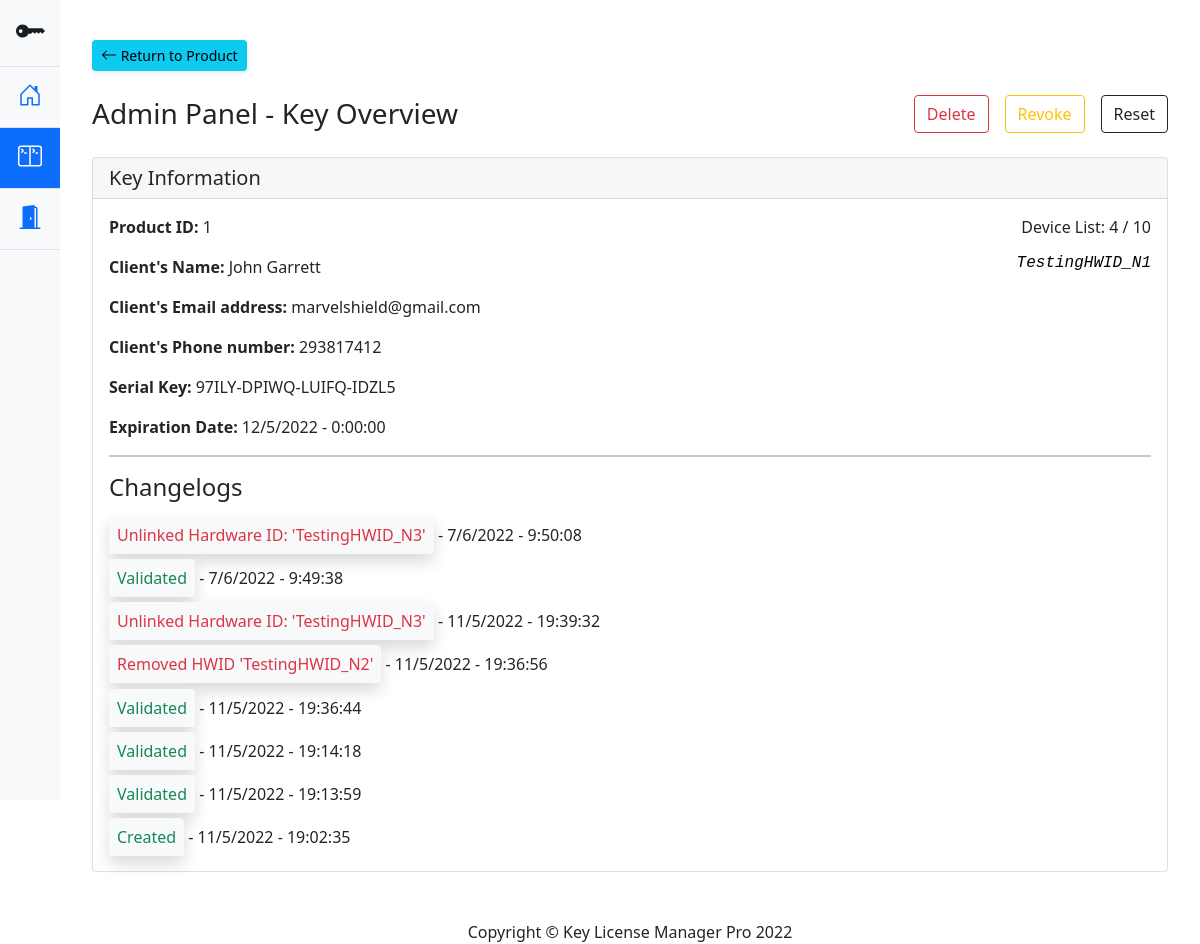
The page /cpanel/keydata/id/1 (signed in) on the database its author committed.
### models.py (models this page shows)
class Key(db.Model):
    __tablename__ = "key"
    id = db.Column(db.Integer, primary_key=True)
    productid = db.Column(db.Integer, db.ForeignKey('product.id'), nullable=False)
    customername = db.Column( db.String(100) )
    customeremail = db.Column( db.String(100) )
    customerphone = db.Column( db.String(20) )
    serialkey = db.Column( db.String(100), unique = True)
    maxdevices = db.Column( db.Integer )
    devices = db.Column( db.Integer )
    status = db.Column( db.Integer )
    expirydate = db.Column( db.Integer, nullable=False)

class Registration(db.Model):
    __tablename__ = "registration"
    id = db.Column(db.Integer, primary_key=True)
    keyID = db.Column(db.Integer, db.ForeignKey('key.id'), nullable=False)
    hardwareID = db.Column(db.String(200), nullable=False)

class Changelog(db.Model):
    __tablename__ = "changeLog"
    id = db.Column(db.Integer, primary_key=True)
    keyID = db.Column(db.Integer, db.ForeignKey('key.id'), nullable=False)
    timestamp = db.Column(db.Integer, nullable=False)
    action = db.Column(db.String(25))

### main.py (the view)
@main.route('/cpanel/keydata/id/<keyid>')
@login_required
def keyDataDisplay(keyid):
    keyData = DBAPI.getKeyData(keyid)
    logData = DBAPI.getKeyLogs(keyid)
    registrations = DBAPI.getKeyHWIDs(keyid)
    logData.reverse()
    return render_template('keydata.html', keyData = keyData, logData = logData, registrations = registrations)

### databaseAPI.py (called while the page is built)
def getKeyData(keyid):
    return Key.query.filter_by(id=keyid).first()

def getKeyLogs(keyid):
    return Changelog.query.filter_by(keyID=keyid).all()

def getKeyHWIDs(keyID):
    return Registration.query.filter_by(keyID = keyID).all()

### templates/keydata.html (shortened to what this page needs)
{% extends "base.html" %}
{% block topnav %}
nav-link py-3 border-bottom border-top
{% endblock %}
{% block midnav %}
nav-link active py-3 border-bottom
{% endblock %}
{% block content %}
<div id="content-wrapper" class="d-flex flex-column">
	<div id="content">
		<div class="container-fluid special-padding main-body-setting">
			<a href="{{ url_for('main.productDisplay', productid = keyData.productid) }}" class="d-none d-sm-inline-block btn btn-sm btn-info shadow-sm mb-4">
				<svg xmlns="http://www.w3.org/2000/svg" width="16" height="16" fill="currentColor" class="bi bi-arrow-left" viewBox="0 0 16 16">
					<path fill-rule="evenodd" d="M15 8a.5.5 0 0 0-.5-.5H2.707l3.147-3.146a.5.5 0 1 0-.708-.708l-4 4a.5.5 0 0 0 0 .708l4 4a.5.5 0 0 0 .708-.708L2.707 8.5H14.5A.5.5 0 0 0 15 8z"/>
				</svg>
				Return to Product
			</a>
			<div class="d-sm-flex align-items-center justify-content-between mb-4">
				<h1 class="h3 mb-0 text-gray-800">Admin Panel - Key Overview</h1>
				<div class="d-flex justify-content-center">
					<button type="button" class="btn btn-outline-danger ms-2 me-2 action-on-key">Delete</button>
					{% if keyData.status != 2 %}
					<button type="button" class="btn btn-outline-warning ms-2 me-2 action-on-key">Revoke</button>
					{% else %}
					<button type="button" class="btn btn-outline-success ms-2 me-2 action-on-key">Reactivate</button>
					{% endif %}
					<button type="button" class="btn btn-outline-dark ms-2 action-on-key">Reset</button>
				</div>
			</div>
			<div class="container-fluid p-0">
				<div class="card mb-5">
					<h5 class="card-header {% if keyData.status == 2 %}red-header{% endif %}">Key Information</h5>
					<div class="card-body">
						<div class="row justify-content-between">
							<div class="col-auto">
								<p class="card-text">
									<bold class="fw-bold">Product ID: </bold>
									{{ keyData.productid }}
								</p>
								<p class="card-text">
									<bold class="fw-bold">Client's Name: </bold>
									{{ keyData.customername }}
								</p>
								<p class="card-text">
									<bold class="fw-bold">Client's Email address: </bold>
									{{ keyData.customeremail }}
								</p>
								<p class="card-text">
									<bold class="fw-bold">Client's Phone number: </bold>
									{{ keyData.customerphone }}
								</p>
								<p class="card-text">
									<bold class="fw-bold">Serial Key: </bold>
									{{ keyData.serialkey }}
								</p>
								<p class="card-text">
									<bold class="fw-bold">Expiration Date: </bold>
									<span class="timestamp-line">{{ keyData.expirydate }}</span>
								</p>
							</div>
							<div class="col-auto text-end">
								<p class="card-text">Device List: {{ keyData.devices }} / {{ keyData.maxdevices }}</p>
								{%for registration in registrations%}
								<a href="#" class="no-underline">
									<p class="fw-light font-monospace lh-1 fs-6 fst-italic devices-registered">{{registration.hardwareID}}</p>
								</a>
								{%endfor%}
							</div>
						</div>
						<hr style="height: 2px;">
						<h4>Changelogs</h4>
						<div class="col-lg-8 col-md-10 col-12">
							{%for log in logData%}
							<h6 class="mt-4">
								{% if log.action == 'Created' %}
								<span class="p-2 bg-light shadow rounded text-success"> Created</span>
								{% elif log.action == 'Revoked' %}
								<span class="p-2 bg-light shadow rounded text-danger"> Revoked</span>
								{% elif log.action == 'Reset' %}
								<span class="p-2 bg-light shadow rounded text-secondary"> Reset</span>
								{% elif log.action == 'Reactivated' %}
								<span class="p-2 bg-light shadow rounded text-warning"> Reactivated</span>
								{% elif log.action == 'Activated' %}
								<span class="p-2 bg-light shadow rounded text-success"> Validated</span>
								{% else %}
								<span class="p-2 bg-light shadow rounded text-danger"> {{log.action}}</span>
								{% endif %}
								- <span class="timestamp-line">{{log.timestamp}}</span>
							</h6>
							{%endfor%}
						</div>
					</div>
				</div>
			</div>
		</div>
	</div>
	<footer class="sticky-footer bg-white">
		<div class="container my-auto">
			<div class="copyright text-center my-auto">
				<span>Copyright © Key License Manager Pro 2022</span>
			</div>
		</div>
	</footer>
{% endblock %}

### static/style.css (style rules this page uses)
:root { --product-card-height: 20vh; }
body { min-height: 100vh; min-height: -webkit-fill-available; }
html { height: -webkit-fill-available; }
.bi { vertical-align: -.125em; pointer-events: none; fill: currentColor; }
.special-padding { padding-left: 2rem !important; padding-right: 2rem !important; }
.main-body-setting { margin-top: 5vh !important; }
.no-underline { text-decoration: none !important; color: black !important; }

### rows shown on the page
Key: productid "1", customername "John Garrett", customeremail "marvelshield@gmail.com", customerphone "293817412", serialkey "97ILY-DPIWQ-LUIFQ-IDZL5", devices "4", maxdevices "10"
Registration: hardwareID "TestingHWID_N1"
Changelog: action "Unlinked Hardware ID: 'TestingHWID_N3'"
Changelog: action "Validated"
Changelog: action "Unlinked Hardware ID: 'TestingHWID_N3'"
Changelog: action "Removed HWID 'TestingHWID_N2'"
Changelog: action "Validated"
Changelog: action "Validated"
Changelog: action "Validated"
Changelog: action "Created"
